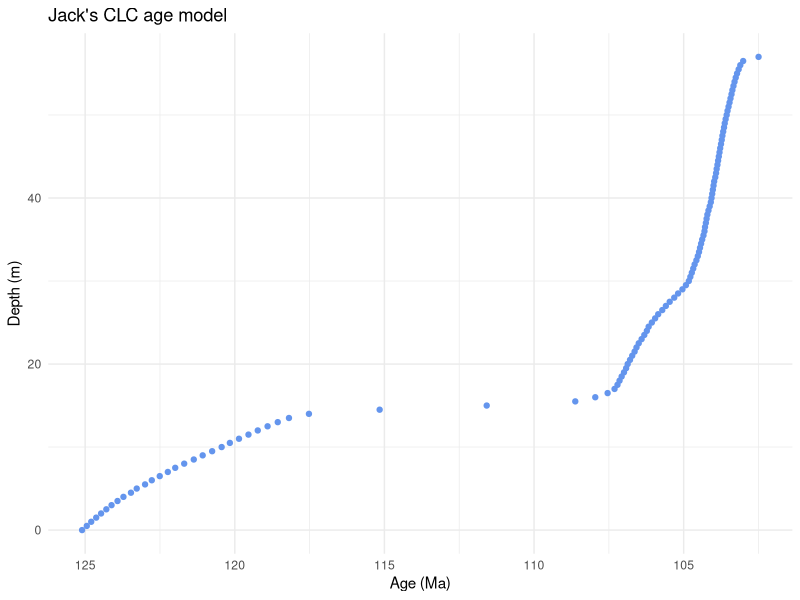
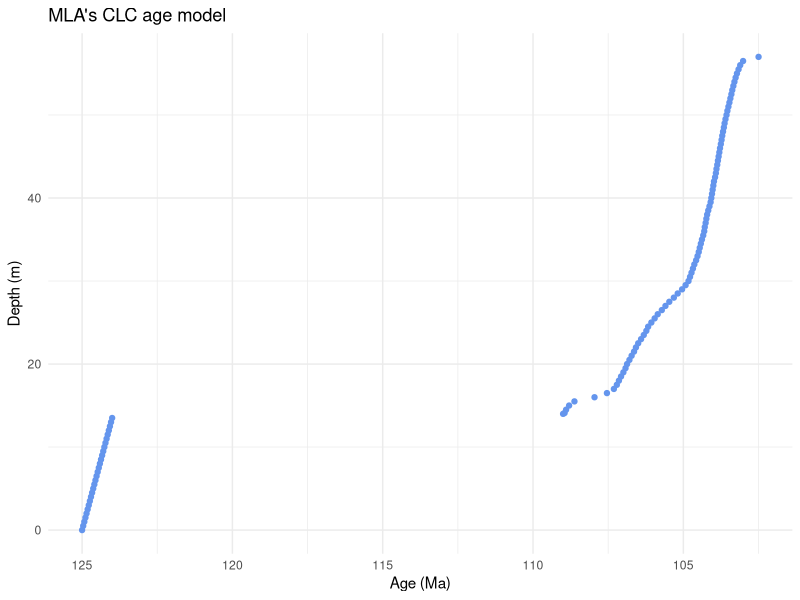
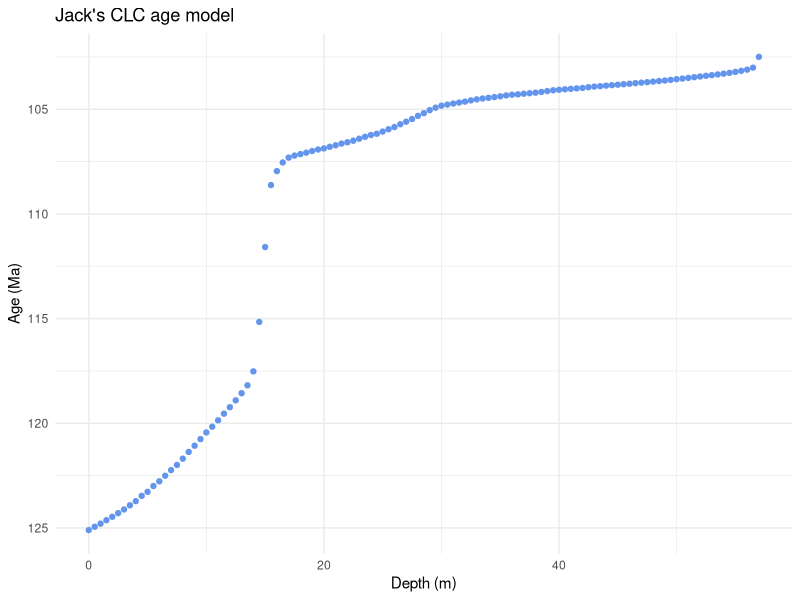
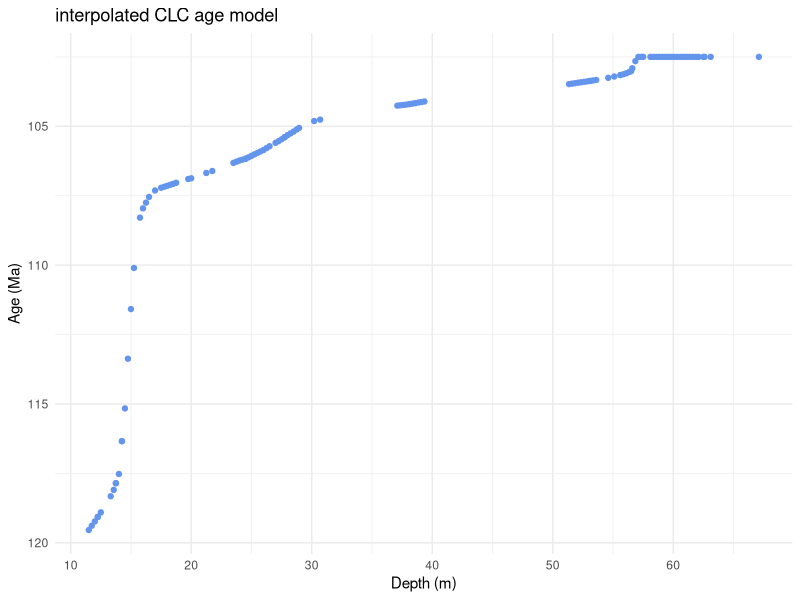
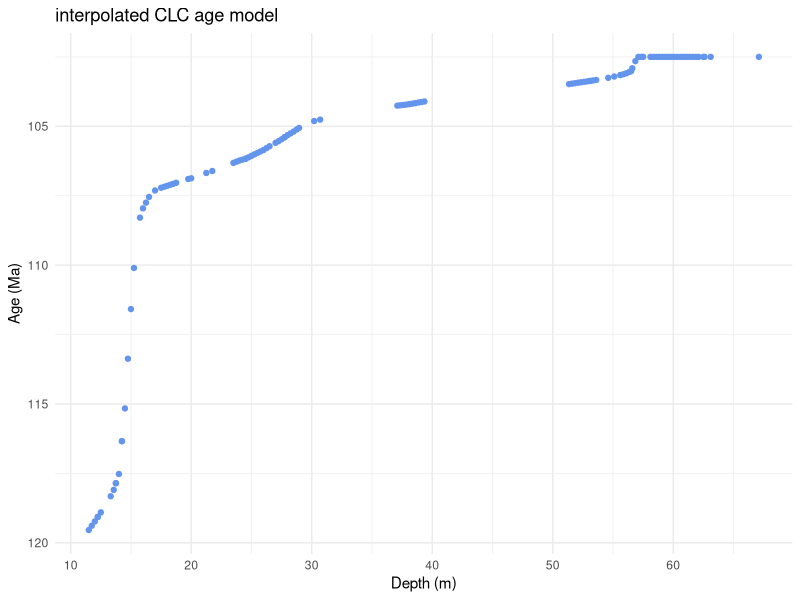

Generate these figures, in order, with R: (Note: this script raises an error after producing the figures.)
# Setup ------------------------

  # Load packages
    library(ggplot2)
    library(readr)
    library(dplyr)
    library(zoo)
    library(here)

  # Read data

    # Read in Cody Landfill data
      CLC_isotope_data <- read.csv(here("data", "raw", "CLC_results1.csv"))

    # Read in cleaned Crooked Creek data
      CCC_isotope_data <- read.csv(here("data", "processed", "CCC_d13Corg_clean.csv"))

    # Load Jack's age models
      CLC_age_model <- read.csv(here::here("data", "raw", "Cody_Landfill_age_model.csv"))
      CCC_age_model <- read.csv(here::here("data", "raw", "Crooked_Creek_age_model.csv"))
      
        # Take a look at Jack's models
        ggplot(CLC_age_model, aes(x = Preferred_Age, y = Height_m)) +
          geom_point(color = "cornflowerblue", size = 1.5) +
          scale_x_reverse() +  # Reverses y-axis to show increasing age downward
          labs(
            x = "Age (Ma)",
            y = "Depth (m)",
            title = "Jack's CLC age model"
          ) +
          theme_minimal()
        
    # Load MLA revised CLC age model with unconformity
      CLC_age_model_MLA <- read.csv(here::here("data", "raw", "CLC_unconformity_mla_age_model.csv"))
      
        # Take a look at the model
        ggplot(CLC_age_model_MLA, aes(x = Preferred_Age, y = Height_m)) +
          geom_point(color = "cornflowerblue", size = 1.5) +
          scale_x_reverse() +  # Reverses y-axis to show increasing age downward
          labs(
            x = "Age (Ma)",
            y = "Depth (m)",
            title = "MLA's CLC age model"
          ) +
          theme_minimal()
        
    # Take a look at Jack's models
      ggplot(CLC_age_model, aes(x = Height_m, y = Preferred_Age)) +
        geom_point(color = "cornflowerblue", size = 1.5) +
        scale_y_reverse() +  # Reverses y-axis to show increasing age downward
        labs(
          x = "Depth (m)",
          y = "Age (Ma)",
          title = "Jack's CLC age model"
        ) +
        theme_minimal()
      
    # !!! omit CLC outlier !!! # probably a bust sample, maybe CO3 included
      CLC_isotope_data <- CLC_isotope_data[which(CLC_isotope_data$d.13C.12C < -15), ]
  
## integrate age models with isotope data ####
      
      # Cody Landfill - some isotope data outside range of age model so we put NA for age
        
        # Define interpolation range based on the age model
        min_height <- min(CLC_age_model$Height_m)
        max_height <- max(CLC_age_model$Height_m)
        
        # Mask values outside range to avoid flat extrapolation
        valid_heights <- CLC_isotope_data$Height_m >= min_height & CLC_isotope_data$Height_m <= max_height
        
        # Create an age column and assign NA by default
        CLC_isotope_data$age <- NA
        
        # Interpolate only for values within the valid range
        CLC_isotope_data$age[valid_heights] <- approx(
          x = CLC_age_model$Height_m,
          y = CLC_age_model$Preferred_Age,
          xout = CLC_isotope_data$Height_m[valid_heights],
          rule = 1  # No extrapolation
        )$y
          
        # Interpolate preferred age from CLC_age_model
            CLC_interp <- approx(
              x = CLC_age_model$Height_m,
              y = CLC_age_model$Preferred_Age,
              xout = CLC_isotope_data$Depth,  # replace with actual column name
              rule = 2
            )
            
          # Add interpolated age to CLC dataset
          CLC_isotope_data$age <- CLC_interp$y
          
        # Modify CLC age model to account for unconformity
          # Look at model first
            ggplot(CLC_isotope_data, aes(x = Depth, y = age)) +
              geom_point(color = "cornflowerblue", size = 1.5) +
              scale_y_reverse() +  # Reverses y-axis to show increasing age downward
              labs(
                x = "Depth (m)",
                y = "Age (Ma)",
                title = "interpolated CLC age model"
              ) +
              theme_minimal()
            
            # Manual edits
            # CLC_isotope_data$age[CLC_isotope_data$age >= 110 & CLC_isotope_data$age <= 120] <- 109.1
            # CLC_isotope_data$age[CLC_isotope_data$age >= 121 & CLC_isotope_data$age <= 123] <- 109.1
            
            # Look at model again
            ggplot(CLC_isotope_data, aes(x = Depth, y = age)) +
              geom_point(color = "cornflowerblue", size = 1.5) +
              scale_y_reverse() +  # Reverses y-axis to show increasing age downward
              labs(
                x = "Depth (m)",
                y = "Age (Ma)",
                title = "interpolated CLC age model"
              ) +
              theme_minimal()
            
            
      # Crooked Creek
        # Interpolate preferred age from CCC_age_model
        CCC_interp <- approx(
          x = CCC_age_model$Height_m,
          y = CCC_age_model$Preferred_Age,
          xout = CCCclean_isotope_data$Strat_m_above_Pryor,  # replace with actual column name
          rule = 2
        )
        
        # Add interpolated age to CCC dataset
        CCCclean_isotope_data$age <- CCC_interp$y
        
        
# Cody Landfill ------------
        ## By Depth ####
      # CLC d13C vs Depth
        gg_CLC_d13C_Depth <- ggplot(CLC_isotope_data[ order(CLC_isotope_data$Depth), ], aes(x = d.13C.12C, y = Depth)) +
          geom_point(size = 1.5, color = "cornflowerblue") +
          geom_path(aes(x=rollmean(d.13C.12C, 3, na.pad=TRUE)), colour = "black") +   # Add a line 
          labs(
            x = "d13Cdoc",
            y = "Stratigraphy (m above base of LSM)",
            title = "CLC C-isotope Chemostrat"
          ) +
          theme_minimal() +
          ylim(min = 0, max = 70) +
        coord_cartesian(xlim = c(-32, -20)) +
          theme(
            panel.background = element_blank(), 
            plot.background = element_blank(),
            panel.grid = element_blank(),  # Hide gridlines
            axis.line.y = element_blank(),  # Hide y-axis line
            #axis.ticks.y = element_blank(),  # Hide y-axis ticks
            #axis.text.y = element_blank(),  # Hide y-axis labels
            axis.title.y = element_blank(),  # Hide y-axis title
            panel.border = element_blank(),  # Hide side borders
            axis.ticks = element_line(color = "black"),  # Show x-axis ticks
            axis.ticks.length = unit(0.2, "cm")  # Set the length of x-axis ticks
          )
        
        # Display the plot
        print(gg_CLC_d13C_Depth)
        
        # Export the plot
        ggsave(
          filename = "CLC_d13C_Depth.png",     # Output file name
          plot = gg_CLC_d13C_Depth,               # Plot object
          path = here::here("results", "figures"),           # Directory 
          width = 3,                              # Width in inches
          height = 8,                             # Height in inches
          dpi = 300                               # Resolution
        )
        
 ## By Age ####
        
        # CLC d13C vs Age
        gg_CLC_d13C_Age <- ggplot(CLC_isotope_data[ order(CLC_isotope_data$age), ], aes(x = d.13C.12C, y = age)) +
          geom_point(size = 1.5, color = "cornflowerblue") +
          geom_path(aes(x=rollmean(d.13C.12C, 3, na.pad=TRUE)), colour = "black") +   # Add a line 
          labs(
            x = "d13Cdoc",
            y = "Age (Ma)",
            title = "CLC C-isotope Chemostrat"
          ) +
          theme_minimal() +
          scale_y_reverse(limits = c(125, 105)) +
          coord_cartesian(xlim = c(-32, -20)) +
          theme(
            panel.background = element_blank(), 
            plot.background = element_blank(),
            panel.grid = element_blank(),  # Hide gridlines
            axis.line.y = element_blank(),  # Hide y-axis line
            #axis.ticks.y = element_blank(),  # Hide y-axis ticks
            #axis.text.y = element_blank(),  # Hide y-axis labels
            axis.title.y = element_blank(),  # Hide y-axis title
            panel.border = element_blank(),  # Hide side borders
            axis.ticks = element_line(color = "black"),  # Show x-axis ticks
            axis.ticks.length = unit(0.2, "cm")  # Set the length of x-axis ticks
          )
        
        # Display the plot
        print(gg_CLC_d13C_Age)
        
        # Export the plot
        ggsave(
          filename = "CLC_d13C_Age.png",     # Output file name
          plot = gg_CLC_d13C_Age,               # Plot object
          path = here::here("results", "figures"),           # Directory 
          width = 3,                              # Width in inches
          height = 8,                             # Height in inches
          dpi = 300                               # Resolution
        )     
        

        
        
# Crooked Creek ---------
  ## By Depth ####
        # CLC d13C vs Depth
        gg_CCC_d13C_Depth <- ggplot(CLC_isotope_data[ order(CLC_isotope_data$Strat_m_above_Pryor), ], aes(x = d.13C.12C, y = Strat_m_above_Pryor)) +
          geom_point(size = 1.5, color = "cornflowerblue") +
          geom_path(aes(x=rollmean(d.13C.12C, 3, na.pad=TRUE)), colour = "black") +   # Add a line 
          labs(
            x = Cdelt,
            y = "Stratigraphy (m above base of LSM)",
            title = "CCC d13C by Depth"
          ) +
          theme_minimal() +
          ylim(min = 0, max = 70) +
          coord_cartesian(xlim = c(-32, -20)) +
          theme(
            panel.background = element_blank(), 
            plot.background = element_blank(),
            panel.grid = element_blank(),  # Hide gridlines
            axis.line.y = element_blank(),  # Hide y-axis line
            #axis.ticks.y = element_blank(),  # Hide y-axis ticks
            #axis.text.y = element_blank(),  # Hide y-axis labels
            axis.title.y = element_blank(),  # Hide y-axis title
            panel.border = element_blank(),  # Hide side borders
            axis.ticks = element_line(color = "black"),  # Show x-axis ticks
            axis.ticks.length = unit(0.2, "cm")  # Set the length of x-axis ticks
          )
        
        # Display the plot
        print(gg_CCC_d13C_Depth)
        
        # Export the plot
        ggsave(
          filename = "CCC_d13C_Depth.png",     # Output file name
          plot = gg_CCC_d13C_Depth,               # Plot object
          path = here::here("results", "figures"),           # Directory 
          width = 3,                              # Width in inches
          height = 8,                             # Height in inches
          dpi = 300                               # Resolution
        )
## By Age ####
        # CCC d13C vs Age
        gg_CCC_d13C_Age <- ggplot(CCCclean_isotope_data[ order(CCCclean_isotope_data$age), ], aes(x = avg_d13C_VPDB, y = age)) +
          geom_point(size = 1.5, color = "cornflowerblue") +
          geom_path(aes(x=rollmean(avg_d13C_VPDB, 3, na.pad=TRUE)), colour = "black") +   # Add a line 
          labs(
            x = "d13Cdoc",
            y = "Stratigraphy (m above base of LSM)",
            title = "CCC d13C by Age"
          ) +
          theme_minimal() +
          scale_y_reverse(limits = c(125, 105)) +
          coord_cartesian(xlim = c(-32, -20)) +
          theme(
            panel.background = element_blank(), 
            plot.background = element_blank(),
            panel.grid = element_blank(),  # Hide gridlines
            axis.line.y = element_blank(),  # Hide y-axis line
            #axis.ticks.y = element_blank(),  # Hide y-axis ticks
            #axis.text.y = element_blank(),  # Hide y-axis labels
            axis.title.y = element_blank(),  # Hide y-axis title
            panel.border = element_blank(),  # Hide side borders
            axis.ticks = element_line(color = "black"),  # Show x-axis ticks
            axis.ticks.length = unit(0.2, "cm")  # Set the length of x-axis ticks
          )
        
        # Display the plot
        print(gg_CCC_d13C_Age)
        
        # Export the plot
        ggsave(
          filename = "CCC_d13C_Age.png",     # Output file name
          plot = gg_CCC_d13C_Age,               # Plot object
          path = here::here("results", "figures"),           # Directory 
          width = 3,                              # Width in inches
          height = 8,                             # Height in inches
          dpi = 300                               # Resolution
        )
        
        
# combined plots -----------------------------------------------------------------------
       
  ## age ------------------------------
     # Define delta notation for axis label
        Cdelt <- expression(delta^13 * "C" ~ "(‰ vs. VPDB)")
        
        # Determine shared y-axis range
        common_y_limits <- c(125, 100)
        
        # Redefine each plot with standardized formatting
        gg_CLC_d13C_Age <- ggplot(CLC_isotope_data[order(CLC_isotope_data$age), ]) +
          geom_point(aes(x = d.13C.12C, y = age), size = 1.5, color = "cornflowerblue") +
          geom_path(aes(x = rollmean(d.13C.12C, 3, na.pad = TRUE), y = age), color = "black") +
          scale_y_reverse(limits = common_y_limits) +
          coord_cartesian(xlim = c(-32, -18)) +
          labs(
            x = Cdelt,
            y = "Age (Ma)",
            title = expression("Cody Landfill " * delta^13 * "C by Age")) + 
          theme_minimal() +
          theme(
            panel.background = element_blank(),
            plot.background = element_blank(),
            panel.grid = element_blank(),
            axis.line.y = element_blank(),
            axis.title.y = element_blank(),
            panel.border = element_blank(),
            axis.ticks = element_line(color = "black"),
            axis.ticks.length = unit(0.2, "cm")
          )
        
        gg_CCC_d13C_Age <- ggplot(CCCclean_isotope_data[order(CCCclean_isotope_data$age), ]) +
          geom_point(aes(x = avg_d13C_VPDB, y = age), size = 1.5, color = "cornflowerblue") +
          geom_path(aes(x = rollmean(avg_d13C_VPDB, 3, na.pad = TRUE), y = age), color = "black") +
          scale_y_reverse(limits = common_y_limits) +
          coord_cartesian(xlim = c(-32, -18)) +
          labs(
            x = Cdelt,
            y = "Age (Ma)",
            title = expression("Crooked Creek " * delta^13 * "C by Age")) + 
          theme_minimal() +
          theme(
            panel.background = element_blank(),
            plot.background = element_blank(),
            panel.grid = element_blank(),
            axis.line.y = element_blank(),
            axis.title.y = element_blank(),
            panel.border = element_blank(),
            axis.ticks = element_line(color = "black"),
            axis.ticks.length = unit(0.2, "cm")
          )
        
        # Combine with patchwork
        library(patchwork)
        
        gg_d13C_combined_by_age <- gg_CLC_d13C_Age + gg_CCC_d13C_Age +
          plot_layout(ncol = 2, guides = "collect") &
          theme(legend.position = "bottom")
        
        # Print combined plot
        print(gg_d13C_combined_by_age)      
        
        # Export the plot
        ggsave(
          filename = "d13C_combined_by_age.png",     # Output file name
          plot = gg_d13C_combined_by_age,               # Plot object
          path = here::here("results", "figures"),
          width = 11,        
          height = 8.5,       
          dpi = 300
        )
        
  ## depth ------------------------------

        # Determine shared y-axis range
         common_y_limits <- c(0, 70)
        
        # Redefine each plot with standardized formatting
        gg_CLC_d13C_Depth <- ggplot(CLC_isotope_data[order(CLC_isotope_data$Depth), ]) +
          geom_point(aes(x = d.13C.12C, y = Depth), size = 1.5, color = "cornflowerblue") +
          geom_path(aes(x = rollmean(d.13C.12C, 3, na.pad = TRUE), y = Depth), color = "black") +
          scale_y_continuous(limits = common_y_limits) +
          coord_cartesian(xlim = c(-32, -18)) +
          labs(
            x = Cdelt,
            y = "Depth (m above Pryor Mbr)",
            title = expression("Cody Landfill " * delta^13 * "C by Depth")) + 
          theme_minimal() +
          theme(
            panel.background = element_blank(),
            plot.background = element_blank(),
            panel.grid = element_blank(),
            axis.line.y = element_blank(),
            axis.title.y = element_blank(),
            panel.border = element_blank(),
            axis.ticks = element_line(color = "black"),
            axis.ticks.length = unit(0.2, "cm")
          )
        
        CCCclean_isotope_data
        gg_CCC_d13C_Depth <- ggplot(CCCclean_isotope_data[order(CCCclean_isotope_data$Strat_m_above_Pryor), ]) +
          geom_point(aes(x = avg_d13C_VPDB, y = Strat_m_above_Pryor), size = 1.5, color = "cornflowerblue") +
          geom_path(aes(x = rollmean(avg_d13C_VPDB, 3, na.pad = TRUE), y = Strat_m_above_Pryor), color = "black") +
          scale_y_continuous(limits = common_y_limits) +
          coord_cartesian(xlim = c(-32, -18)) +
          labs(
            x = Cdelt,
            y = "Depth (m above Pryor Mbr)",
            title = expression("Crooked Creek " * delta^13 * "C by Depth")) + 
          theme_minimal() +
          theme(
            panel.background = element_blank(),
            plot.background = element_blank(),
            panel.grid = element_blank(),
            axis.line.y = element_blank(),
            axis.title.y = element_blank(),
            panel.border = element_blank(),
            axis.ticks = element_line(color = "black"),
            axis.ticks.length = unit(0.2, "cm")
          )
        
        
        gg_d13C_combined_by_depth <- gg_CLC_d13C_Depth + gg_CCC_d13C_Depth +
          plot_layout(ncol = 2, guides = "collect") &
          theme(legend.position = "bottom")
        
        # Print combined plot
        print(gg_d13C_combined_by_depth)      
        
        # Export the plot
        ggsave(
          filename = "d13C_combined_by_depth.png",     # Output file name
          plot = gg_d13C_combined_by_depth,               # Plot object
          path = here::here("results", "figures"),
          width = 11,        
          height = 8.5,       
          dpi = 300
        )
        
  